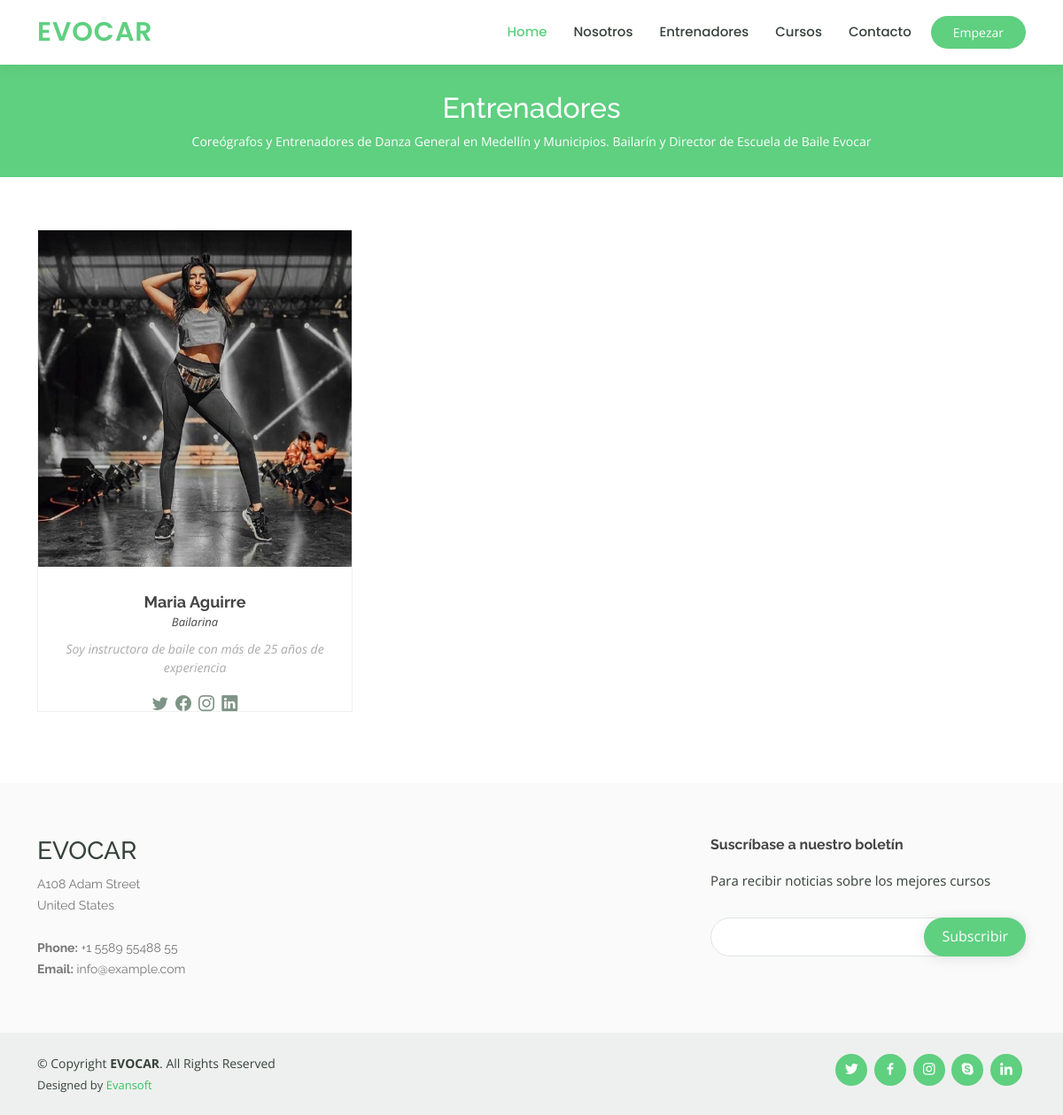
The app's page /trainers/Profile_Trainers/ with its own data.
### home/models.py (models this page shows)
class Information(models.Model):
	company_name = models.CharField(max_length=60)
	company_slogan = models.CharField(max_length = 150)
	company_logo = models.ImageField(upload_to = "Logo")
	text1_banner = models.CharField(max_length = 250)
	text2_banner = models.CharField(max_length= 200)
	address_1 = models.CharField(max_length = 150,default="")
	address_2 = models.CharField(max_length = 150, null=True,blank=True)
	country = models.CharField(max_length = 50,default="")
	phone = models.CharField(max_length = 25,default="")
	email = models.EmailField(default="")
	title_about = models.CharField(max_length = 100,default = "")
	about = models.TextField(default = "")
	img_about = models.ImageField(upload_to = "About",default = "",blank = True, null = True)

### trainers/models.py (models this page shows, shortened)
class Information(models.Model):
	title = models.CharField(max_length = 50)
	message = models.CharField(max_length= 150)

class Trainer(models.Model):
	name = models.CharField(max_length = 35)
	profession = models.CharField(max_length = 100)
	description = models.TextField()
	img_profile = models.ImageField(upload_to = "Trainer")

### trainers/views.py (the view)
def Profile_Trainers(request):
	trainer = Trainer.objects.all()
	info = Information.objects.last()
	_info = information.objects.last()
	return render(request,'trainers.html',{'trainer':trainer,'info_':info,'info':_info})

### template/trainers.html
{% extends './base.html' %}
{% load static %}
{% block content %}
<main id="main" data-aos="fade-in">
    <div class="breadcrumbs">
      <div class="container">
        <h2>{{info_.title}}</h2>
        <p>
          {{info_.message}}
        </p>
      </div>
    </div>
    <section id="trainers" class="trainers">
      <div class="container" data-aos="fade-up">
        <div class="row" data-aos="zoom-in" data-aos-delay="100">
          {% for i in trainer %}
            <div class="col-lg-4 col-md-6 d-flex align-items-stretch">
              <div class="member">
                <img src="{{i.img_profile.url}}" style="height: 70% !important;width: 100% !important;" class="img-fluid" alt="">
                <div class="member-content">
                  <h4>{{i.name}}</h4>
                  <span>{{i.profession}}</span>
                  <p>
                    {{i.description}}
                  </p>
                  <div class="social">
                    <a href="javascript:void(0);"><i class="bi bi-twitter"></i></a>
                    <a href="javascript:void(0);"><i class="bi bi-facebook"></i></a>
                    <a href="javascript:void(0);"><i class="bi bi-instagram"></i></a>
                    <a href="javascript:void(0);"><i class="bi bi-linkedin"></i></a>
                  </div>
                </div>
              </div>
            </div>
          {% endfor %}
        </div>
      </div>
    </section>
</main>
{% endblock %}

### template/base.html (shortened to what this page needs)
{% load static %}
<!DOCTYPE html>
<html lang="en">
<head>
  <link href="{% static 'assets/vendor/animate.css/animate.min.css' %}" rel="stylesheet">
  <link href="{% static 'assets/vendor/aos/aos.css' %}" rel="stylesheet">
  <link href="{% static 'assets/vendor/bootstrap/css/bootstrap.min.css' %}" rel="stylesheet">
  <link href="{% static 'assets/vendor/bootstrap-icons/bootstrap-icons.css' %}" rel="stylesheet">
  <link href="{% static 'assets/vendor/boxicons/css/boxicons.min.css' %}" rel="stylesheet">
  <link href="{% static 'assets/vendor/remixicon/remixicon.css' %}" rel="stylesheet">
  <link href="{% static 'assets/vendor/swiper/swiper-bundle.min.css' %}" rel="stylesheet">
  <link href="{% static 'assets/css/style.css' %}" rel="stylesheet">
</head>
<body>
  <header id="header" class="fixed-top">
    <div class="container d-flex align-items-center">
      <h1 class="logo me-auto"><a href="{% url 'Home' %}">{{info.company_name}}</a></h1>
      <nav id="navbar" class="navbar order-last order-lg-0">
        <ul>
          <li><a class="active" href="{% url 'Home' %}">Home</a></li>
          <li><a href="{% url 'About' %}">Nosotros</a></li>
          <li><a href="{% url 'Profile_Trainers' %}">Entrenadores</a></li>
          <li><a href="{% url 'List_Courses' %}">Cursos</a></li>
          <li><a href="{% url 'Contact' %}">Contacto</a></li>
        </ul>
      </nav>
      <a href="{% url 'List_Courses' %}" class="get-started-btn">Empezar</a>
    </div>
  </header>
  {% block content %}
  {% endblock %}
  <footer id="footer">
    <div class="footer-top">
      <div class="container">
        <div class="row">
          <div class="col-lg-3 col-md-6 footer-contact">
            <h3>{{info.company_name}}</h3>
            <p>
              {{info.address_1}} <br>
              {{info.country}} <br><br>
              <strong>Phone:</strong> {{info.phone}}<br>
              <strong>Email:</strong> {{info.email}}<br>
            </p>
          </div>
          <div class="col-lg-2 col-md-6 footer-links">
          </div>
          <div class="col-lg-3 col-md-6 footer-links">
          </div>
          <div class="col-lg-4 col-md-6 footer-newsletter">
            <h4>Suscríbase a nuestro boletín </h4>
            <p>Para recibir noticias sobre los mejores cursos</p>
            <form>
              <input type="email" name="email"><input type="submit" value="Subscribir">
            </form>
          </div>
        </div>
      </div>
    </div>
    <div class="container d-md-flex py-4">
      <div class="me-md-auto text-center text-md-start">
        <div class="copyright">
          &copy; Copyright <strong><span>{{info.company_name}}</span></strong>. All Rights Reserved
        </div>
        <div class="credits">
          Designed by <a target="_blank" href="https://evansoft.pythonanywhere.com/">Evansoft</a>
        </div>
      </div>
      <div class="social-links text-center text-md-right pt-3 pt-md-0">
        <a href="javascript:void(0);" class="twitter"><i class="bx bxl-twitter"></i></a>
        <a href="javascript:void(0);" class="facebook"><i class="bx bxl-facebook"></i></a>
        <a href="javascript:void(0);" class="instagram"><i class="bx bxl-instagram"></i></a>
        <a href="javascript:void(0);" class="google-plus"><i class="bx bxl-skype"></i></a>
        <a href="javascript:void(0);" class="linkedin"><i class="bx bxl-linkedin"></i></a>
      </div>
    </div>
  </footer>
</body>
</html>

### static/assets/css/style.css (style rules this page uses)
body { font-family: "Open Sans", sans-serif; color: #444444; }
a { color: #5fcf80; text-decoration: none; }
h1, h2, h3, h4, h5, h6 { font-family: "Raleway", sans-serif; }
#header { background: #fff; transition: all 0.5s; z-index: 997; padding: 15px 0; box-shadow: 0px 0 18px rgba(55, 66, 59, 0.08); }
#header .logo { font-size: 30px; margin: 0; padding: 0; line-height: 1; font-weight: 600; letter-spacing: 1px; text-transform: uppercase; font-family: "Poppins", sans-serif; }
#header .logo a { color: #5fcf80; }
.get-started-btn { margin-left: 22px; background: #5fcf80; color: #fff; border-radius: 50px; padding: 8px 25px; white-space: nowrap; transition: 0.3s; font-size: 14px; display: inline-block; }
.navbar { padding: 0; }
.navbar ul { margin: 0; padding: 0; display: flex; list-style: none; align-items: center; }
.navbar li { position: relative; }
.navbar a, .navbar a:focus { display: flex; align-items: center; justify-content: space-between; padding: 10px 0 10px 30px; font-family: "Poppins", sans-serif; font-size: 15px; font-weight: 500; color: #37423b; white-space: nowrap; transition: 0.3s; }
.navbar a:hover, .navbar .active, .navbar .active:focus, .navbar li:hover>a { color: #5fcf80; }
section { padding: 60px 0; overflow: hidden; }
.breadcrumbs { margin-top: 73px; text-align: center; background: #5fcf80; padding: 30px 0; color: #fff; }
.breadcrumbs h2 { font-size: 32px; font-weight: 500; }
.breadcrumbs p { font-size: 14px; margin-bottom: 0; }
.trainers .member { text-align: center; margin-bottom: 20px; background: #fff; border: 1px solid #eef0ef; }
.trainers .member img { margin: -1px -1px 30px -1px; }
.trainers .member .member-content { padding: 0 20px 30px 20px; }
.trainers .member h4 { font-weight: 700; margin-bottom: 2px; font-size: 18px; }
.trainers .member span { font-style: italic; display: block; font-size: 13px; }
.trainers .member p { padding-top: 10px; font-size: 14px; font-style: italic; color: #aaaaaa; }
.trainers .member .social { margin-top: 15px; }
.trainers .member .social a { color: #7e9486; transition: 0.3s; }
.trainers .member .social i { font-size: 18px; margin: 0 2px; }
#footer { color: #37423b; font-size: 14px; background: #eef0ef; }
#footer .footer-top { padding: 60px 0 30px 0; background: #f9faf9; }
#footer .footer-top .footer-contact { margin-bottom: 30px; }
#footer .footer-top .footer-contact p { font-size: 14px; line-height: 24px; margin-bottom: 0; font-family: "Raleway", sans-serif; color: #777777; }
#footer .footer-top h4 { font-size: 16px; font-weight: bold; color: #444444; position: relative; padding-bottom: 12px; }
#footer .footer-top .footer-links { margin-bottom: 30px; }
#footer .footer-newsletter { font-size: 15px; }
#footer .footer-newsletter h4 { font-size: 16px; font-weight: bold; color: #444444; position: relative; padding-bottom: 12px; }
#footer .footer-newsletter form { margin-top: 30px; background: #fff; padding: 6px 10px; position: relative; border-radius: 50px; text-align: left; border: 1px solid #e0e5e2; }
#footer .footer-newsletter form input[type=email] { border: 0; padding: 4px 8px; width: calc(100% - 100px); }
#footer .footer-newsletter form input[type=submit] { position: absolute; top: -1px; right: -1px; bottom: -1px; border: 0; background: none; font-size: 16px; padding: 0 20px 2px 20px; background: #5fcf80; color: #fff; transition: 0.3s; border-radius: 50px; box-shadow: 0px 2px 15px rgba(0, 0, 0, 0.1); }
#footer .credits { padding-top: 5px; font-size: 13px; }
#footer .credits a { color: #3ac162; transition: 0.3s; }
#footer .social-links a { font-size: 18px; display: inline-block; background: #5fcf80; color: #fff; line-height: 1; padding: 8px 0; margin-right: 4px; border-radius: 50%; text-align: center; width: 36px; height: 36px; transition: 0.3s; }

### records on screen
Information: company_name "EVOCAR", address_1 "A108 Adam Street", country "United States", phone "+1 5589 55488 55", email "info@example.com"
Information: title "Entrenadores", message "Coreógrafos y Entrenadores de Danza General en Medellín y Municipios. Bailarín y Director de Escuela de Baile Evocar"
Trainer: img_profile (picture), name "Maria Aguirre", profession "Bailarina", description "Soy instructora de baile con más de 25 años de experiencia"
